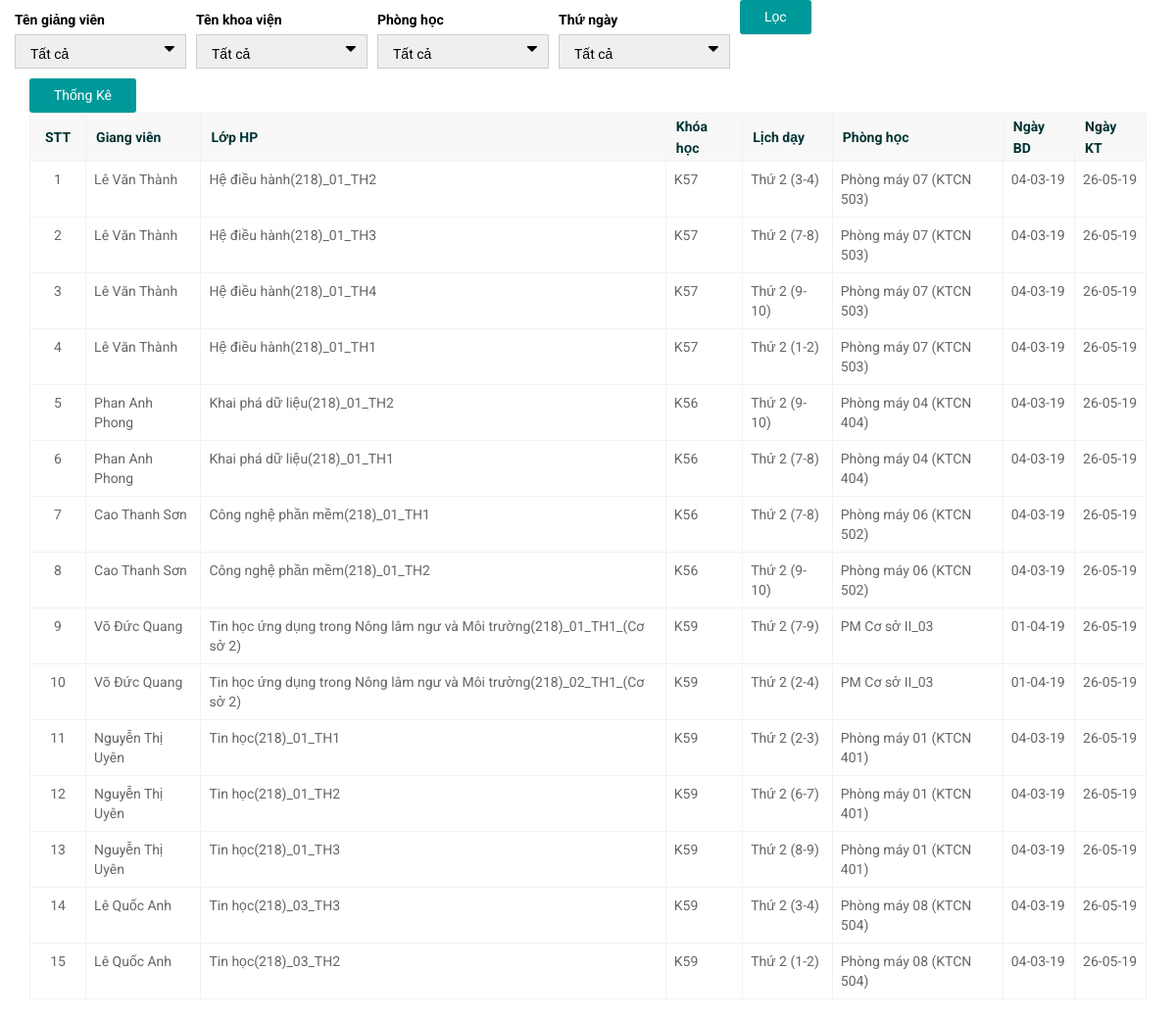
The page / on the database its author committed.
### tables this page shows
CREATE TABLE `lichhoc_all` (
  `id` int(11) NOT NULL,
  `MaHocPhan` char(10) NOT NULL,
  `SoTinChi` int(11) NOT NULL,
  `LopHocPhan` varchar(100) NOT NULL,
  `KhoaHoc` char(4) NOT NULL,
  `SoSV` int(11) NOT NULL,
  `HinhThucHoc` char(5) NOT NULL,
  `SoTietTrenTuan` int(11) NOT NULL,
  `ThuNgay` int(11) NOT NULL,
  `TietBD` int(11) NOT NULL,
  `SoTiet` int(11) NOT NULL,
  `PhongHoc` char(100) NOT NULL,
  `NgayBD` char(15) NOT NULL,
  `NgayKT` char(15) NOT NULL,
  `GiaoVien` varchar(100) NOT NULL,
  `KhoaVien` varchar(100) NOT NULL
);

### index.php (the view, shortened to what this page needs)
<!doctype html>
<html>
<head>
    <link rel="stylesheet" type="text/css" href="style.css" />
    <link rel="stylesheet" type="text/css" href="css/responsive.css" />
</head>
<body>
<?php
			require("Common/connect.php");
            $sql = "select * from LichHoc_All ";
            $rs = $mysqli->query($sql);
?>
    <div id="wrapper">
<main id="main" class="site-main">
        <div class="container">
            <div class="row">
<form action="index.php" method="POST" class="filter-form">
               	<div class="row">
                <div class="filter-input selectf">
                    <label>Tên giảng viên</label>
                    <select name="idnhanvien" id="idnhanvien">
                        <option value="">Tất cả</option>
                    </select>
                </div>
                <div class="filter-input selectf">
                    <label>Tên khoa viện</label>
                    <select name="idcustomer" id="idcustomer">
                        <option value="">Tất cả</option>
                    </select>
                </div>
                 <div class="filter-input selectf">
                    <label>Phòng học</label>
                    <select name="idstatus" id="idstatus">
                         <option value="">Tất cả</option>
                    </select>
                </div>
                <div class="filter-input selectf">
                    <label>Thứ ngày</label>
                    <select name="idsta" id="idsta">
                         <option value="">Tất cả</option>
                    </select>
                </div>
                    <div class="button">
                        <button class="pri-button" type="submit" name="submit-search" id="submit-search"><i class="ti ti-filter"></i>Lọc</button>
                    </div>
                </div>
            </div>
<form action="index.php" method="POST">
        <div class="button">
            <button class="pri-button" type="submit" name="submit-thongke" id="submit-search"><i class="ti ti-filter"></i>Thống Kê</button>
        </div>
</form>
<?php if(!isset($_POST["submit-search"])){ ?>
<table class="table table-customize table-responsive">
                        <thead>
                        <tr>
                            <th>STT</th>
                            <th>Giang viên</th>
                            <th>Lớp HP</th>
                            <th>Khóa học</th>
                            <th>Lịch dạy</th>
                            <th>Phòng học</th>
                            <th>Ngày BD</th>
                            <th>Ngày KT</th>
                        </tr>
                        </thead>
                        <tbody>
                    <?php
                    $i = 1;
                    while($data = $rs->fetch_assoc()){?>
                        <tr>
                            <td data-title="STT"><?php echo $i;?></td>
                            <td data-title="Giang viên"><?php echo $data["GiaoVien"];?></td>
                            <td data-title="Lớp HP"><?php echo $data["LopHocPhan"];?></td>
                            <td data-title="Khóa học"><?php echo $data["KhoaHoc"];?></td>
                            <td data-title="Lịch dạy" ><?php echo "Thứ ".$data["ThuNgay"]." (".$data["TietBD"]."-".((int)$data["TietBD"]+(int)$data["SoTiet"]-1).")";?></td>
                            <td  data-title="Phòng học"><?php echo $data["PhongHoc"];?></td>
                            <td data-title="Ngày BD"><?php echo $data["NgayBD"];?></td>
                            <td data-title="Ngày KT"><?php echo $data["NgayKT"];?></td>
                        </tr>
                    <?php $i++;}?>
                </tbody>
            </table>
 <?php
}?>
        </div>
        </div>
</body>
</html>

### style.css (style rules this page uses)
html, body, div, span, applet, object, iframe, h1, h2, h3, h4, h5, h6, p, blockquote, pre, a, abbr, acronym, address, big, cite, code, del, dfn, em, font, ins, kbd, q, s, samp, small, strike, strong, sub, sup, tt, var, dl, dt, dd, ol, ul, li, fieldset, form, label, legend, table, caption, tbody, tfoot, thead, tr, th, td { border: 0; font-size: 100%; margin: 0; outline: 0; padding: 0; vertical-align: baseline; }
body { font-size: 14px; color: #757575; font-family: 'Roboto', sans-serif; }
a, button, input { transition: all 0.3s ease-in-out 0s; -moz-transition: all 0.3s ease-in-out 0s; -o-transition: all 0.3s ease-in-out 0s; -webkit-transition: all 0.3s ease-in-out 0s; -ms-transition: all 0.3s ease-in-out 0s; }
button, input[type=text]:focus, input[type=email]:focus, input[type=password]:focus, input[type=number]:focus, input[type=search]:focus, textarea:focus { border-color: #c9a96e; outline: none; }
.table > tbody > tr > td, .table > tbody > tr > th, .table > tfoot > tr > td, .table > tfoot > tr > th, .table > thead > tr > td, .table > thead > tr > th { border-color: #FCD998; }
.table, .table th, .table tr, .table tr td { text-align: left; border:1px solid #f2f2f2; }
.table > tbody > tr > td, .table > tbody > tr > th, .table > tfoot > tr > td, .table > tfoot > tr > th, .table > thead > tr > td, .table > thead > tr > th { border:1px solid #f2f2f2; }
.table thead { background-color: rgb( 248, 248, 248 ); }
.table > thead tr:first-child > th:first-child { width: 55px; padding: 0 15px; }
.table > tbody tr > td:first-child { text-align: center; }
.table tr td { color: #666666; font-weight: 400; line-height: 20px; padding: 5px 10px; vertical-align: middle; }
.table thead tr th { line-height: 22px; padding: 2px 10px; font-weight: bold; color: #003333; vertical-align: middle; }
.filter-form { position: relative; }
.filter-form .row { padding-left: 15px; margin-bottom: 10px; }
.filter-input, .filter-time { float: left; position: relative; margin-top: 10px; }
.filter-form input, .filter-form select, .date-input.filter input { height: 35px; width: 175px; border: 1px solid #ccc; }
.filter-input { margin-right: 10px; position: relative; }
.filter-input select { appearance: none; -moz-appearance: none; -webkit-appearance: none; -ms-appearance: none; padding: 9px 15px; padding-right: 15px; padding-right: 15px; position: relative; color: #000; cursor: pointer; }
.filter-input.selectf:before { content:"\f0d7"; font-family: 'fontAwesome'; color: #000; position: absolute; right: 12px; top: 28px; font-size: 18px; z-index: 1; }
.filter-input label, .filter-time label { display: block; margin-bottom: 5px; color: #000; }
.pri-button { height: 35px; font-size: 14px; line-height: 35px; font-weight: 400; color: #ffffff; background: #009999; border: none; padding: 0 25px; position: relative; border-radius: 3px; cursor: pointer; display: inline-block; border: none; }

### rows shown on the page
lichhoc_all: GiaoVien "Lê Văn Thành", LopHocPhan "Hệ điều hành(218)_01_TH2", KhoaHoc "K57", ThuNgay "2", TietBD "3", (int)$data["TietBD"]+(int)$data["SoTiet"]-1 "4", PhongHoc "Phòng máy 07 (KTCN 503)", NgayBD "04-03-19", NgayKT "26-05-19"
lichhoc_all: GiaoVien "Lê Văn Thành", LopHocPhan "Hệ điều hành(218)_01_TH3", KhoaHoc "K57", ThuNgay "2", TietBD "7", (int)$data["TietBD"]+(int)$data["SoTiet"]-1 "8", PhongHoc "Phòng máy 07 (KTCN 503)", NgayBD "04-03-19", NgayKT "26-05-19"
lichhoc_all: GiaoVien "Lê Văn Thành", LopHocPhan "Hệ điều hành(218)_01_TH4", KhoaHoc "K57", ThuNgay "2", TietBD "9", (int)$data["TietBD"]+(int)$data["SoTiet"]-1 "10", PhongHoc "Phòng máy 07 (KTCN 503)", NgayBD "04-03-19", NgayKT "26-05-19"
lichhoc_all: GiaoVien "Lê Văn Thành", LopHocPhan "Hệ điều hành(218)_01_TH1", KhoaHoc "K57", ThuNgay "2", TietBD "1", (int)$data["TietBD"]+(int)$data["SoTiet"]-1 "2", PhongHoc "Phòng máy 07 (KTCN 503)", NgayBD "04-03-19", NgayKT "26-05-19"
lichhoc_all: GiaoVien "Phan Anh Phong", LopHocPhan "Khai phá dữ liệu(218)_01_TH2", KhoaHoc "K56", ThuNgay "2", TietBD "9", (int)$data["TietBD"]+(int)$data["SoTiet"]-1 "10", PhongHoc "Phòng máy 04 (KTCN 404)", NgayBD "04-03-19", NgayKT "26-05-19"
lichhoc_all: GiaoVien "Phan Anh Phong", LopHocPhan "Khai phá dữ liệu(218)_01_TH1", KhoaHoc "K56", ThuNgay "2", TietBD "7", (int)$data["TietBD"]+(int)$data["SoTiet"]-1 "8", PhongHoc "Phòng máy 04 (KTCN 404)", NgayBD "04-03-19", NgayKT "26-05-19"
lichhoc_all: GiaoVien "Cao Thanh Sơn", LopHocPhan "Công nghệ phần mềm(218)_01_TH1", KhoaHoc "K56", ThuNgay "2", TietBD "7", (int)$data["TietBD"]+(int)$data["SoTiet"]-1 "8", PhongHoc "Phòng máy 06 (KTCN 502)", NgayBD "04-03-19", NgayKT "26-05-19"
lichhoc_all: GiaoVien "Cao Thanh Sơn", LopHocPhan "Công nghệ phần mềm(218)_01_TH2", KhoaHoc "K56", ThuNgay "2", TietBD "9", (int)$data["TietBD"]+(int)$data["SoTiet"]-1 "10", PhongHoc "Phòng máy 06 (KTCN 502)", NgayBD "04-03-19", NgayKT "26-05-19"
lichhoc_all: GiaoVien "Võ Đức Quang", LopHocPhan "Tin học ứng dụng trong Nông lâm ngư và Môi trường(218)_01_TH1_(Cơ sở 2)", KhoaHoc "K59", ThuNgay "2", TietBD "7", (int)$data["TietBD"]+(int)$data["SoTiet"]-1 "9", PhongHoc "PM Cơ sở II_03", NgayBD "01-04-19", NgayKT "26-05-19"
lichhoc_all: GiaoVien "Võ Đức Quang", LopHocPhan "Tin học ứng dụng trong Nông lâm ngư và Môi trường(218)_02_TH1_(Cơ sở 2)", KhoaHoc "K59", ThuNgay "2", TietBD "2", (int)$data["TietBD"]+(int)$data["SoTiet"]-1 "4", PhongHoc "PM Cơ sở II_03", NgayBD "01-04-19", NgayKT "26-05-19"
lichhoc_all: GiaoVien "Nguyễn Thị Uyên", LopHocPhan "Tin học(218)_01_TH1", KhoaHoc "K59", ThuNgay "2", TietBD "2", (int)$data["TietBD"]+(int)$data["SoTiet"]-1 "3", PhongHoc "Phòng máy 01 (KTCN 401)", NgayBD "04-03-19", NgayKT "26-05-19"
lichhoc_all: GiaoVien "Nguyễn Thị Uyên", LopHocPhan "Tin học(218)_01_TH2", KhoaHoc "K59", ThuNgay "2", TietBD "6", (int)$data["TietBD"]+(int)$data["SoTiet"]-1 "7", PhongHoc "Phòng máy 01 (KTCN 401)", NgayBD "04-03-19", NgayKT "26-05-19"
lichhoc_all: GiaoVien "Nguyễn Thị Uyên", LopHocPhan "Tin học(218)_01_TH3", KhoaHoc "K59", ThuNgay "2", TietBD "8", (int)$data["TietBD"]+(int)$data["SoTiet"]-1 "9", PhongHoc "Phòng máy 01 (KTCN 401)", NgayBD "04-03-19", NgayKT "26-05-19"
lichhoc_all: GiaoVien "Lê Quốc Anh", LopHocPhan "Tin học(218)_03_TH3", KhoaHoc "K59", ThuNgay "2", TietBD "3", (int)$data["TietBD"]+(int)$data["SoTiet"]-1 "4", PhongHoc "Phòng máy 08 (KTCN 504)", NgayBD "04-03-19", NgayKT "26-05-19"
lichhoc_all: GiaoVien "Lê Quốc Anh", LopHocPhan "Tin học(218)_03_TH2", KhoaHoc "K59", ThuNgay "2", TietBD "1", (int)$data["TietBD"]+(int)$data["SoTiet"]-1 "2", PhongHoc "Phòng máy 08 (KTCN 504)", NgayBD "04-03-19", NgayKT "26-05-19"
